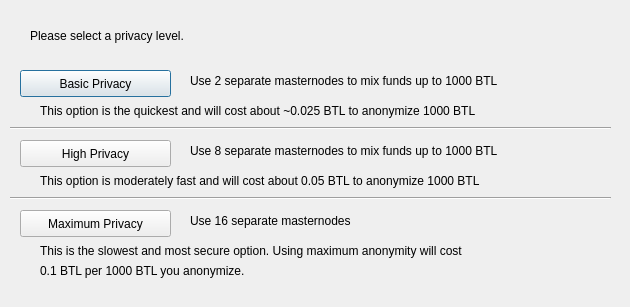
<?xml version="1.0" encoding="UTF-8"?>
<ui version="4.0">
 <class>DarksendConfig</class>
 <widget class="QDialog" name="DarksendConfig">
  <property name="geometry">
   <rect>
    <x>0</x>
    <y>0</y>
    <width>630</width>
    <height>307</height>
   </rect>
  </property>
  <property name="windowTitle">
   <string>Configure PrivateSend</string>
  </property>
  <widget class="QPushButton" name="buttonBasic">
   <property name="geometry">
    <rect>
     <x>20</x>
     <y>70</y>
     <width>151</width>
     <height>27</height>
    </rect>
   </property>
   <property name="text">
    <string>Basic Privacy</string>
   </property>
  </widget>
  <widget class="QPushButton" name="buttonHigh">
   <property name="geometry">
    <rect>
     <x>20</x>
     <y>140</y>
     <width>151</width>
     <height>27</height>
    </rect>
   </property>
   <property name="text">
    <string>High Privacy</string>
   </property>
  </widget>
  <widget class="QPushButton" name="buttonMax">
   <property name="geometry">
    <rect>
     <x>20</x>
     <y>210</y>
     <width>151</width>
     <height>27</height>
    </rect>
   </property>
   <property name="text">
    <string>Maximum Privacy</string>
   </property>
  </widget>
  <widget class="QLabel" name="label">
   <property name="geometry">
    <rect>
     <x>30</x>
     <y>20</y>
     <width>571</width>
     <height>31</height>
    </rect>
   </property>
   <property name="text">
    <string>Please select a privacy level.</string>
   </property>
  </widget>
  <widget class="QLabel" name="label_2">
   <property name="geometry">
    <rect>
     <x>190</x>
     <y>70</y>
     <width>421</width>
     <height>21</height>
    </rect>
   </property>
   <property name="text">
    <string>Use 2 separate masternodes to mix funds up to 1000 BTL</string>
   </property>
  </widget>
  <widget class="QLabel" name="label_3">
   <property name="geometry">
    <rect>
     <x>190</x>
     <y>140</y>
     <width>411</width>
     <height>21</height>
    </rect>
   </property>
   <property name="text">
    <string>Use 8 separate masternodes to mix funds up to 1000 BTL</string>
   </property>
  </widget>
  <widget class="QLabel" name="label_4">
   <property name="geometry">
    <rect>
     <x>190</x>
     <y>210</y>
     <width>421</width>
     <height>21</height>
    </rect>
   </property>
   <property name="text">
    <string>Use 16 separate masternodes</string>
   </property>
  </widget>
  <widget class="QLabel" name="label_6">
   <property name="geometry">
    <rect>
     <x>40</x>
     <y>100</y>
     <width>561</width>
     <height>21</height>
    </rect>
   </property>
   <property name="text">
    <string>This option is the quickest and will cost about ~0.025 BTL to anonymize 1000 BTL</string>
   </property>
  </widget>
  <widget class="QLabel" name="label_7">
   <property name="geometry">
    <rect>
     <x>40</x>
     <y>170</y>
     <width>561</width>
     <height>21</height>
    </rect>
   </property>
   <property name="text">
    <string>This option is moderately fast and will cost about 0.05 BTL to anonymize 1000 BTL</string>
   </property>
  </widget>
  <widget class="QLabel" name="label_8">
   <property name="geometry">
    <rect>
     <x>40</x>
     <y>240</y>
     <width>561</width>
     <height>21</height>
    </rect>
   </property>
   <property name="text">
    <string>This is the slowest and most secure option. Using maximum anonymity will cost</string>
   </property>
  </widget>
  <widget class="QLabel" name="label_9">
   <property name="geometry">
    <rect>
     <x>40</x>
     <y>260</y>
     <width>561</width>
     <height>21</height>
    </rect>
   </property>
   <property name="text">
    <string>0.1 BTL per 1000 BTL you anonymize.</string>
   </property>
  </widget>
  <widget class="Line" name="line">
   <property name="geometry">
    <rect>
     <x>10</x>
     <y>120</y>
     <width>601</width>
     <height>16</height>
    </rect>
   </property>
   <property name="orientation">
    <enum>Qt::Horizontal</enum>
   </property>
  </widget>
  <widget class="Line" name="line_2">
   <property name="geometry">
    <rect>
     <x>10</x>
     <y>190</y>
     <width>601</width>
     <height>16</height>
    </rect>
   </property>
   <property name="orientation">
    <enum>Qt::Horizontal</enum>
   </property>
  </widget>
 </widget>
 <resources/>
 <connections/>
</ui>
